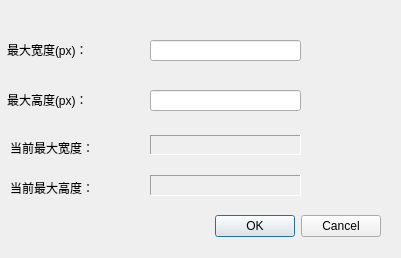
<?xml version="1.0" encoding="UTF-8"?>
<ui version="4.0">
 <class>setPicture</class>
 <widget class="QDialog" name="setPicture">
  <property name="geometry">
   <rect>
    <x>0</x>
    <y>0</y>
    <width>401</width>
    <height>258</height>
   </rect>
  </property>
  <property name="windowTitle">
   <string>Dialog</string>
  </property>
  <widget class="QDialogButtonBox" name="buttonBox">
   <property name="geometry">
    <rect>
     <x>190</x>
     <y>210</y>
     <width>191</width>
     <height>32</height>
    </rect>
   </property>
   <property name="orientation">
    <enum>Qt::Horizontal</enum>
   </property>
   <property name="standardButtons">
    <set>QDialogButtonBox::Cancel|QDialogButtonBox::Ok</set>
   </property>
  </widget>
  <widget class="QLabel" name="label">
   <property name="geometry">
    <rect>
     <x>7</x>
     <y>40</y>
     <width>101</width>
     <height>20</height>
    </rect>
   </property>
   <property name="text">
    <string>最大宽度(px)：</string>
   </property>
  </widget>
  <widget class="QLabel" name="label_2">
   <property name="geometry">
    <rect>
     <x>7</x>
     <y>90</y>
     <width>101</width>
     <height>20</height>
    </rect>
   </property>
   <property name="text">
    <string>最大高度(px)：</string>
   </property>
  </widget>
  <widget class="QLineEdit" name="maxW">
   <property name="geometry">
    <rect>
     <x>150</x>
     <y>40</y>
     <width>151</width>
     <height>21</height>
    </rect>
   </property>
  </widget>
  <widget class="QLineEdit" name="maxH">
   <property name="geometry">
    <rect>
     <x>150</x>
     <y>90</y>
     <width>151</width>
     <height>21</height>
    </rect>
   </property>
  </widget>
  <widget class="QLabel" name="label_3">
   <property name="geometry">
    <rect>
     <x>10</x>
     <y>140</y>
     <width>101</width>
     <height>16</height>
    </rect>
   </property>
   <property name="text">
    <string>当前最大宽度：</string>
   </property>
  </widget>
  <widget class="QLabel" name="label_4">
   <property name="geometry">
    <rect>
     <x>10</x>
     <y>180</y>
     <width>101</width>
     <height>16</height>
    </rect>
   </property>
   <property name="text">
    <string>当前最大高度：</string>
   </property>
  </widget>
  <widget class="QLabel" name="nowmaxW">
   <property name="geometry">
    <rect>
     <x>150</x>
     <y>135</y>
     <width>151</width>
     <height>20</height>
    </rect>
   </property>
   <property name="frameShape">
    <enum>QFrame::Panel</enum>
   </property>
   <property name="frameShadow">
    <enum>QFrame::Sunken</enum>
   </property>
   <property name="text">
    <string/>
   </property>
   <property name="textFormat">
    <enum>Qt::AutoText</enum>
   </property>
  </widget>
  <widget class="QLabel" name="nowmaxH">
   <property name="geometry">
    <rect>
     <x>150</x>
     <y>175</y>
     <width>151</width>
     <height>21</height>
    </rect>
   </property>
   <property name="frameShape">
    <enum>QFrame::Panel</enum>
   </property>
   <property name="frameShadow">
    <enum>QFrame::Sunken</enum>
   </property>
   <property name="text">
    <string/>
   </property>
  </widget>
 </widget>
 <resources/>
 <connections>
  <connection>
   <sender>buttonBox</sender>
   <signal>accepted()</signal>
   <receiver>setPicture</receiver>
   <slot>accept()</slot>
   <hints>
    <hint type="sourcelabel">
     <x>248</x>
     <y>254</y>
    </hint>
    <hint type="destinationlabel">
     <x>157</x>
     <y>274</y>
    </hint>
   </hints>
  </connection>
  <connection>
   <sender>buttonBox</sender>
   <signal>rejected()</signal>
   <receiver>setPicture</receiver>
   <slot>reject()</slot>
   <hints>
    <hint type="sourcelabel">
     <x>316</x>
     <y>260</y>
    </hint>
    <hint type="destinationlabel">
     <x>286</x>
     <y>274</y>
    </hint>
   </hints>
  </connection>
 </connections>
</ui>
